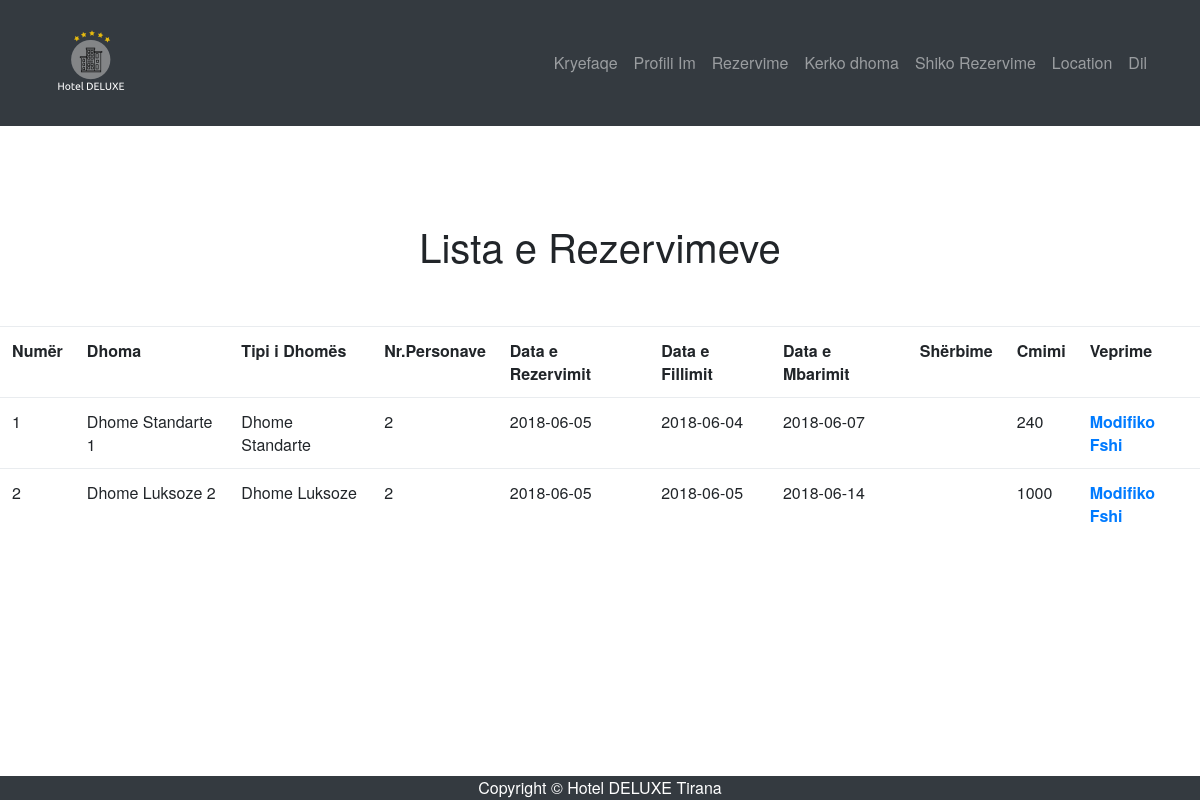
Screenshot of /user_reservation.php (signed in) with the database file from the repository.
### tables this page shows
CREATE TABLE IF NOT EXISTS `rezervimi` (
`RezervimId` int(10) NOT NULL,
  `PerdoruesId` int(10) NOT NULL,
  `DateRezervimi` date DEFAULT NULL,
  `DhomaId` int(10) NOT NULL,
  `DateFillimi` date NOT NULL,
  `DateMbarimi` date NOT NULL,
  `DataPagesaTotale` date DEFAULT NULL,
  `SasiaPagesaTotale` int(10) NOT NULL,
  `Sherbime` text NOT NULL,
  `AnulloRezervim` tinyint(1) NOT NULL DEFAULT '1',
  `NrPersonave` int(2) NOT NULL
);

CREATE TABLE IF NOT EXISTS `dhoma` (
`DhomaId` int(10) NOT NULL,
  `TipiDhomesId` int(10) NOT NULL,
  `NrDhomes` int(3) NOT NULL,
  `Gjendje` tinyint(1) NOT NULL DEFAULT '1',
  `Notes` text NOT NULL
);

CREATE TABLE IF NOT EXISTS `tipidhomes` (
`TipiDhomesId` int(10) NOT NULL,
  `Pershkrimi` text NOT NULL,
  `Lloji` text NOT NULL,
  `Cmimi` float NOT NULL,
  `Kati` int(3) NOT NULL
);

### user_reservation.php (the view, shortened to what this page needs)
<?php
include 'includes/header.php';
include 'includes/usernavigation.php';
include 'includes/footer.php';
include('db/dbconnect.php');
if (isset($_SESSION['userid'])){
  $userID = $_SESSION['userid'];
  }
?>
<html>
<body>
<h1 style="text-align:center;"> Lista e Rezervimeve </h1>
<table class="table table-hover">
<tr>
<td><b>Numër</b></td><td><b>Dhoma</b></td><td><b>Tipi i Dhomës</b></td><td><b>Nr.Personave</b></td>
<td><b>Data e Rezervimit</b></td><td><b>Data e Fillimit</b></td><td><b>Data e Mbarimit</b></td><td><b>Shërbime</b></td><td><b>Cmimi</b></td>
<td><b>Veprime</b> <br>
</tr>
<?php
  $sqlcomand="SELECT  DISTINCT
p.PerdoruesId,p.Username,p.Emer,p.Mbiemer, r.RezervimId,r.DateFillimi,r.DateMbarimi,r.DateRezervimi,
r.SasiaPagesaTotale,r.Sherbime,r.NrPersonave,dh.NrDhomes,dh.DhomaId,dh.Notes,t.Lloji
FROM rezervimi r
JOIN perdorues p ON r.PerdoruesId=p.PerdoruesId
  JOIN  dhoma  dh ON r.DhomaId = dh.DhomaId
  JOIN  tipidhomes t ON t.TipiDhomesId=dh.TipiDhomesId
  WHERE r.AnulloRezervim=1
  And p.PerdoruesId='".$userID."'
";
$result=mysqli_query($con,$sqlcomand);
$c=0;
while($row=mysqli_fetch_array($result,MYSQLI_BOTH))
{
	echo'<tr><td>'.++$c .'</td><td>'.$row['Notes'].'</td><td>'.$row['Lloji'].'</td><td>'.$row['NrPersonave'].'</td><td>'.$row['DateRezervimi'].'</td><td>'.$row['DateFillimi'].'</td>
	<td>'.$row['DateMbarimi'].'</td><td>'.$row['Sherbime'].'</td><td>'.$row['SasiaPagesaTotale'].'</td>
	<td><a  href="usereditreservation.php?RezervimId='.$row['RezervimId'].'"> <b>Modifiko</b> </a> <a href="userdeletereservation.php?RezervimId='.$row['RezervimId'].'"> <b>Fshi</b></a></td></tr>';
}
?>
</table>
</body>
</html>

### css/style.css (style rules this page uses)
body { overflow-x: hidden; font-family: 'Roboto Slab', 'Helvetica Neue', Helvetica, Arial, sans-serif; }

### rows the page displays
rezervimi: DhomaId.Notes "Dhome Standarte 1", tipidhomes.Lloji "Dhome Standarte", NrPersonave "2", DateRezervimi "2018-06-05", DateFillimi "2018-06-04", DateMbarimi "2018-06-07", SasiaPagesaTotale "240"
rezervimi: DhomaId.Notes "Dhome Luksoze 2", tipidhomes.Lloji "Dhome Luksoze", NrPersonave "2", DateRezervimi "2018-06-05", DateFillimi "2018-06-05", DateMbarimi "2018-06-14", SasiaPagesaTotale "1000"
